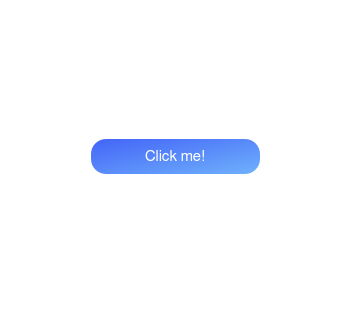
<?xml version="1.0" encoding="UTF-8"?>
<ui version="4.0">
 <class>Dialog</class>
 <widget class="QDialog" name="Dialog">
  <property name="geometry">
   <rect>
    <x>0</x>
    <y>0</y>
    <width>351</width>
    <height>314</height>
   </rect>
  </property>
  <property name="font">
   <font>
    <family>FreeSans</family>
    <pointsize>14</pointsize>
   </font>
  </property>
  <property name="windowTitle">
   <string>Dialog</string>
  </property>
  <property name="styleSheet">
   <string notr="true">background: white;</string>
  </property>
  <layout class="QGridLayout" name="gridLayout">
   <item row="0" column="1">
    <widget class="QPushButton" name="pushButton">
     <property name="minimumSize">
      <size>
       <width>141</width>
       <height>0</height>
      </size>
     </property>
     <property name="styleSheet">
      <string notr="true">QPushButton {
background: qlineargradient(x1:0, y0:0, x2:1, y2:1, stop:0 #4364F7, stop:1 #6FB1FC);
border: none;
border-radius: 15px;
padding: 10px;
color: white;
font: 11pt;
}
QPushButton:hover {
background: qlineargradient(x1:0, y0:0, x2:1, y2:0, stop:0 #4364F7, stop:1 #6FB1FC);
}
QPushButton:pressed {
background: qlineargradient(x1:0, y0:0, x2:1, y2:1, stop:0 #b3c1ff, stop:1 #b5e4ff);
}</string>
     </property>
     <property name="text">
      <string>Click me!</string>
     </property>
    </widget>
   </item>
   <item row="0" column="0">
    <spacer name="horizontalSpacer">
     <property name="orientation">
      <enum>Qt::Horizontal</enum>
     </property>
     <property name="sizeType">
      <enum>QSizePolicy::Minimum</enum>
     </property>
     <property name="sizeHint" stdset="0">
      <size>
       <width>80</width>
       <height>20</height>
      </size>
     </property>
    </spacer>
   </item>
   <item row="0" column="2">
    <spacer name="horizontalSpacer_2">
     <property name="orientation">
      <enum>Qt::Horizontal</enum>
     </property>
     <property name="sizeType">
      <enum>QSizePolicy::Minimum</enum>
     </property>
     <property name="sizeHint" stdset="0">
      <size>
       <width>80</width>
       <height>20</height>
      </size>
     </property>
    </spacer>
   </item>
  </layout>
 </widget>
 <resources/>
 <connections/>
</ui>
